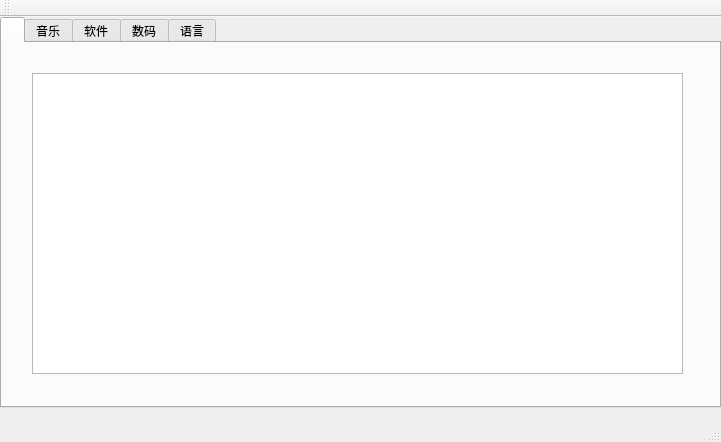
<?xml version="1.0" encoding="UTF-8"?>
<ui version="4.0">
 <class>MainWindow</class>
 <widget class="QMainWindow" name="MainWindow">
  <property name="geometry">
   <rect>
    <x>0</x>
    <y>0</y>
    <width>721</width>
    <height>442</height>
   </rect>
  </property>
  <property name="windowTitle">
   <string>MainWindow</string>
  </property>
  <widget class="QWidget" name="centralWidget">
   <widget class="QTabWidget" name="tabWidget">
    <property name="geometry">
     <rect>
      <x>0</x>
      <y>0</y>
      <width>721</width>
      <height>391</height>
     </rect>
    </property>
    <property name="currentIndex">
     <number>0</number>
    </property>
    <widget class="QWidget" name="tabSports">
     <attribute name="title">
      <string/>
     </attribute>
     <widget class="QTableWidget" name="tableWidgetSports">
      <property name="geometry">
       <rect>
        <x>30</x>
        <y>30</y>
        <width>651</width>
        <height>301</height>
       </rect>
      </property>
     </widget>
    </widget>
    <widget class="QWidget" name="tabMusic">
     <attribute name="title">
      <string>音乐</string>
     </attribute>
     <widget class="QCustomPlot" name="qCustomPlotMusic" native="true">
      <property name="geometry">
       <rect>
        <x>20</x>
        <y>20</y>
        <width>671</width>
        <height>321</height>
       </rect>
      </property>
     </widget>
    </widget>
    <widget class="QWidget" name="tabSoftware">
     <attribute name="title">
      <string>软件</string>
     </attribute>
     <widget class="QGroupBox" name="groupBox">
      <property name="geometry">
       <rect>
        <x>20</x>
        <y>10</y>
        <width>291</width>
        <height>161</height>
       </rect>
      </property>
      <property name="title">
       <string>学习软件</string>
      </property>
      <widget class="QRadioButton" name="radioButton_3">
       <property name="geometry">
        <rect>
         <x>170</x>
         <y>96</y>
         <width>91</width>
         <height>18</height>
        </rect>
       </property>
       <property name="text">
        <string>扇贝打卡</string>
       </property>
      </widget>
      <widget class="QRadioButton" name="radioButton_4">
       <property name="geometry">
        <rect>
         <x>170</x>
         <y>46</y>
         <width>91</width>
         <height>18</height>
        </rect>
       </property>
       <property name="text">
        <string>Mooc大学</string>
       </property>
      </widget>
      <widget class="QRadioButton" name="radioButton_5">
       <property name="geometry">
        <rect>
         <x>30</x>
         <y>50</y>
         <width>91</width>
         <height>18</height>
        </rect>
       </property>
       <property name="text">
        <string>沪江网校</string>
       </property>
      </widget>
      <widget class="QRadioButton" name="radioButton_6">
       <property name="geometry">
        <rect>
         <x>30</x>
         <y>100</y>
         <width>91</width>
         <height>18</height>
        </rect>
       </property>
       <property name="text">
        <string>网易公开课</string>
       </property>
      </widget>
     </widget>
     <widget class="QGroupBox" name="groupBox_3">
      <property name="geometry">
       <rect>
        <x>400</x>
        <y>10</y>
        <width>291</width>
        <height>161</height>
       </rect>
      </property>
      <property name="title">
       <string>音乐软件</string>
      </property>
      <widget class="QCheckBox" name="checkBox">
       <property name="geometry">
        <rect>
         <x>40</x>
         <y>40</y>
         <width>91</width>
         <height>21</height>
        </rect>
       </property>
       <property name="text">
        <string>网易云音乐</string>
       </property>
      </widget>
      <widget class="QCheckBox" name="checkBox_2">
       <property name="geometry">
        <rect>
         <x>40</x>
         <y>100</y>
         <width>73</width>
         <height>18</height>
        </rect>
       </property>
       <property name="text">
        <string>酷狗音乐</string>
       </property>
      </widget>
      <widget class="QCheckBox" name="checkBox_3">
       <property name="geometry">
        <rect>
         <x>170</x>
         <y>40</y>
         <width>73</width>
         <height>18</height>
        </rect>
       </property>
       <property name="text">
        <string>QQ音乐</string>
       </property>
      </widget>
      <widget class="QCheckBox" name="checkBox_4">
       <property name="geometry">
        <rect>
         <x>170</x>
         <y>100</y>
         <width>73</width>
         <height>18</height>
        </rect>
       </property>
       <property name="text">
        <string>虾米音乐</string>
       </property>
      </widget>
     </widget>
     <widget class="QGroupBox" name="groupBox_5">
      <property name="geometry">
       <rect>
        <x>20</x>
        <y>190</y>
        <width>291</width>
        <height>161</height>
       </rect>
      </property>
      <property name="title">
       <string>游戏软件</string>
      </property>
      <widget class="QGroupBox" name="groupBox_6">
       <property name="geometry">
        <rect>
         <x>240</x>
         <y>160</y>
         <width>291</width>
         <height>161</height>
        </rect>
       </property>
       <property name="title">
        <string>GroupBox</string>
       </property>
      </widget>
      <widget class="QPushButton" name="pushButton">
       <property name="geometry">
        <rect>
         <x>30</x>
         <y>60</y>
         <width>80</width>
         <height>20</height>
        </rect>
       </property>
       <property name="text">
        <string>英雄联盟</string>
       </property>
      </widget>
      <widget class="QPushButton" name="pushButton_2">
       <property name="geometry">
        <rect>
         <x>30</x>
         <y>110</y>
         <width>80</width>
         <height>20</height>
        </rect>
       </property>
       <property name="text">
        <string>逆战</string>
       </property>
      </widget>
      <widget class="QPushButton" name="pushButton_3">
       <property name="geometry">
        <rect>
         <x>170</x>
         <y>60</y>
         <width>80</width>
         <height>20</height>
        </rect>
       </property>
       <property name="text">
        <string>CF</string>
       </property>
      </widget>
      <widget class="QPushButton" name="pushButton_4">
       <property name="geometry">
        <rect>
         <x>170</x>
         <y>110</y>
         <width>80</width>
         <height>20</height>
        </rect>
       </property>
       <property name="text">
        <string>绝地求生</string>
       </property>
      </widget>
     </widget>
     <widget class="QGroupBox" name="groupBox_7">
      <property name="geometry">
       <rect>
        <x>400</x>
        <y>190</y>
        <width>291</width>
        <height>161</height>
       </rect>
      </property>
      <property name="title">
       <string>直播软件</string>
      </property>
      <widget class="QGroupBox" name="groupBox_8">
       <property name="geometry">
        <rect>
         <x>240</x>
         <y>160</y>
         <width>291</width>
         <height>161</height>
        </rect>
       </property>
       <property name="title">
        <string>GroupBox</string>
       </property>
      </widget>
      <widget class="QLineEdit" name="lineEdit">
       <property name="geometry">
        <rect>
         <x>20</x>
         <y>50</y>
         <width>113</width>
         <height>20</height>
        </rect>
       </property>
       <property name="text">
        <string>斗鱼直播</string>
       </property>
      </widget>
      <widget class="QLineEdit" name="lineEdit_2">
       <property name="geometry">
        <rect>
         <x>160</x>
         <y>50</y>
         <width>113</width>
         <height>20</height>
        </rect>
       </property>
       <property name="text">
        <string>虎牙直播</string>
       </property>
      </widget>
      <widget class="QLineEdit" name="lineEdit_3">
       <property name="geometry">
        <rect>
         <x>20</x>
         <y>110</y>
         <width>113</width>
         <height>20</height>
        </rect>
       </property>
       <property name="text">
        <string>熊猫直播</string>
       </property>
      </widget>
      <widget class="QLineEdit" name="lineEdit_4">
       <property name="geometry">
        <rect>
         <x>160</x>
         <y>110</y>
         <width>113</width>
         <height>20</height>
        </rect>
       </property>
       <property name="text">
        <string>YY直播</string>
       </property>
      </widget>
     </widget>
    </widget>
    <widget class="QWidget" name="tabDigital">
     <attribute name="title">
      <string>数码</string>
     </attribute>
     <widget class="QTreeWidget" name="treeWidgetDigital">
      <property name="geometry">
       <rect>
        <x>20</x>
        <y>10</y>
        <width>671</width>
        <height>341</height>
       </rect>
      </property>
      <column>
       <property name="text">
        <string notr="true">1</string>
       </property>
      </column>
     </widget>
    </widget>
    <widget class="QWidget" name="tabLanguage">
     <attribute name="title">
      <string>语言</string>
     </attribute>
     <widget class="QListWidget" name="listWidgetLanguage">
      <property name="geometry">
       <rect>
        <x>20</x>
        <y>20</y>
        <width>671</width>
        <height>321</height>
       </rect>
      </property>
     </widget>
    </widget>
   </widget>
  </widget>
  <widget class="QMenuBar" name="menuBar">
   <property name="geometry">
    <rect>
     <x>0</x>
     <y>0</y>
     <width>721</width>
     <height>23</height>
    </rect>
   </property>
  </widget>
  <widget class="QToolBar" name="mainToolBar">
   <attribute name="toolBarArea">
    <enum>TopToolBarArea</enum>
   </attribute>
   <attribute name="toolBarBreak">
    <bool>false</bool>
   </attribute>
  </widget>
  <widget class="QStatusBar" name="statusBar"/>
 </widget>
 <layoutdefault spacing="6" margin="11"/>
 <customwidgets>
  <customwidget>
   <class>QCustomPlot</class>
   <extends>QWidget</extends>
   <header location="global">qcustomplot.h</header>
   <container>1</container>
  </customwidget>
 </customwidgets>
 <resources/>
 <connections/>
</ui>
